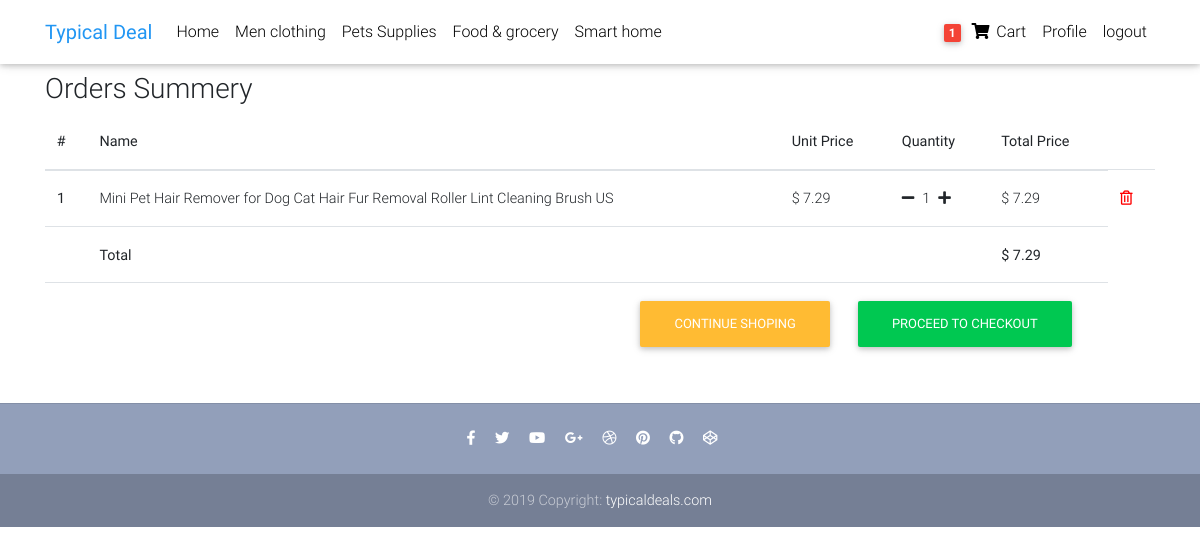
The app's page /cart/ (signed in) with its own data.
### products/models.py (models this page shows, shortened)
class Category (models.Model):
    name = models.CharField(max_length=200)
    pramry_category = models.BooleanField(default=False)
    def __str__(self):
        return self.name

class Order(models.Model):
    user = models.ForeignKey(user, on_delete=models.CASCADE )
    number = models.CharField(max_length=20, null=True, blank=True)
    order_items = models.ManyToManyField(Cart)
    ordered = models.BooleanField(default=False)
    created = models.DateTimeField(auto_now_add=True)
    billing_adress = models.ForeignKey('Adresse' ,related_name='Billing' ,on_delete=models.SET_NULL , null = True, blank = True)
    shipping_adress = models.ForeignKey('Adresse' ,related_name='Shipping' ,on_delete=models.SET_NULL , null = True, blank = True)
    payment = models.ForeignKey('Payment' , on_delete=models.SET_NULL , null = True, blank = True)
    coupon = models.ForeignKey('Coupon' , on_delete=models.CASCADE, null=True, blank=True)
    refunded_requested = models.BooleanField(default=False)
    refund_accepted = models.BooleanField(default=False)
    been_deliverd = models.BooleanField(default=False)
    arrived = models.BooleanField(default=False)
    def get_total(self):
        order = 0
        for order_price in self.order_items.all():
            order += order_price.get_item_total()
        if self.coupon is not None :
             return order - self.coupon.amount
        else:
            return order

class Cart(models.Model):
    user = models.ForeignKey(user, on_delete=models.CASCADE )
    quantity = models.IntegerField(default=1)
    item = models.ForeignKey(Product, on_delete=models.CASCADE)
    ordered = models.BooleanField(default=False)
    def get_item_total(self):
        return self.item.price * self.quantity

class Product(models.Model):
    main_image = models.ImageField(upload_to='products_images', null=True, blank=True)
    name = models.CharField(max_length=300)
    sub_name = models.CharField(max_length=300)
    descraption = RichTextField()
    price = models.FloatField()
    descount_price = models.FloatField()
    label = models.CharField(choices=LABEL_COLOR, max_length=1)
    category = models.ForeignKey(Category, on_delete=models.CASCADE ,null=True, blank=True)

### products/views.py (the view)
# urls.py: path('cart/', views.CartView, name='cart'),
def CartView(request):
    user= request.user
    carts = Cart.objects.filter(user=user,ordered=False)
    orders = Order.objects.filter(user=user, ordered=False)
    if carts.exists():
        if orders :
            order = orders[0]
            return render(request, 'products/cart.html', {'carts':carts, 'order':order})
        else:
            messages.warning(request, 'you dont have any item in the cart')
            return redirect('core:home')
    else:
        messages.warning(request, " you don't have an active order  ")
        return redirect('core:home')

### products/templatetags/cart_count.py (called while the page is built)
@register.filter
def counter(user):
    order = Order.objects.filter(user=user, ordered=False)
    if order.exists():
        return order[0].order_items.count()
    else:
        return 0

### products/templatetags/main_m.py (called while the page is built)
@register.inclusion_tag('products/navbar.html')
def Ctegories():
    context = {
        'tagscategories': Category.objects.all(),
         }
    return context

### products/templates/products/cart.html
{% extends 'products/base.html' %}
{% block content %}
<div class="table-responsive text-nowrap">
<h3>Orders Summery</h3>
    <table class="table">
      <thead>
        <tr>
          <th scope="col">#</th>
          <th scope="col">Name</th>
          <th scope="col">Unit Price</th>
          <th scope="col">Quantity</th>
          <th scope="col">Total Price</th>
        </tr>
      </thead>
      <tbody>
          {% for cart in carts %}
        <tr>
          <th scope="row">{{forloop.counter}}</th>
          <td>{{cart.item.name}}</td>
          <td>$ {{cart.item.price}}</td>
          <td><a href="{% url 'core:remove' cart.item.id %}"><i class="mr-2 fas fa-minus"></i></a>{{cart.quantity}}<a href="{% url 'core:AddToCart' cart.item.pk %}"><i class=" ml-2 fas fa-plus"></i></a></td>
          <td>$ {{cart.get_item_total}}</td>
          <td><a href="{% url 'core:DeleteItem' cart.item.id %}"><i style="color: red;" class="far fa-trash-alt"></i></a></td>
        </tr>
        {% endfor %}
        <tr>
          <th scope="row"></th>
          {% if order.coupon %}
          <td colspan="3"><b>Total after discount</b></td>
          <td><b>$ {{order.get_total_after_coupon}}</b></td>
          {% else %}
          <td colspan="3"><b>Total </b></td>
          <td><b>$ {{order.get_total}}</b></td>
          {% endif %}
        </tr>
        <tr>
          <th scope="row"></th>
          <td colspan="4" class="text-right ">
            <a href="{% url 'core:home' %}" class="btn btn-warning mr-4">Continue Shoping</a>
            <a href="{% url 'core:checkout' %}" class="btn btn-success mr-4">Proceed To Checkout</a>
          </td>
        </tr>
      </tbody>
    </table>
  </div>
{% endblock %}

### products/templates/products/base.html (shortened to what this page needs)
{% load static %}
{% load cart_count %}
{% load main_m %}
<!DOCTYPE html>
<html lang="en">
<head>
  <link rel="stylesheet" href="https://use.fontawesome.com/releases/v5.11.2/css/all.css">
  <link href="{% static 'products/css/bootstrap.min.css' %}" rel="stylesheet">
  <link href="{% static 'products/css/mdb.min.css' %}" rel="stylesheet %}" >
  <link href="{% static 'products/css/style.min.css' %}" rel="stylesheet %}">
</head>
<body>
  <nav class="navbar fixed-top navbar-expand-lg navbar-light white scrolling-navbar">
    <div class="container">
      <a class="navbar-brand " href="{% url 'core:home' %}" >
        <strong class="blue-text">Typical Deal</strong>
      </a>
      <div class="collapse navbar-collapse" id="navbarSupportedContent">
        <ul class="navbar-nav mr-auto">
          <li class="nav-item ">
            <a class="nav-link waves-effect" href="{% url 'core:home' %}" >Home
            </a>
          </li>
          {% Ctegories %}
        </ul>
        <ul class="navbar-nav nav-flex-icons">
          {% if request.user.is_authenticated %}
          <li class="nav-item">
            <a class="nav-link waves-effect" href="{% url 'core:cart' %}">
              <span class="badge red z-depth-1 mr-1"> {{ request.user|counter }} </span>
              <i class="fas fa-shopping-cart"></i>
              <span class="clearfix d-none d-sm-inline-block"> Cart </span>
            </a>
          </li>
          <li class="nav-item">
            <a class="nav-link waves-effect" href="{% url 'core:profile' request.user.user_profile.id %}">Profile</a>
          </li>
          <li class="nav-item">
            <a class="nav-link waves-effect" href="/accounts/logout">logout</a>
          </li>
          {% endif %}
        </ul>
      </div>
    </div>
  </nav>
  <main >
    <div class="container mt-5 pt-4">
      {% block content %}
      {% endblock %}
    </div>
  </main>
  <footer class="page-footer text-center font-small mt-4 wow fadeIn">
    <hr class="my-4">
    <div class="pb-4">
      <a href="https://www.facebook.com/mdbootstrap" target="_blank">
        <i class="fab fa-facebook-f mr-3"></i>
      </a>
      <a href="https://twitter.com/MDBootstrap" target="_blank">
        <i class="fab fa-twitter mr-3"></i>
      </a>
      <a href="https://www.youtube.com/watch?v=7MUISDJ5ZZ4" target="_blank">
        <i class="fab fa-youtube mr-3"></i>
      </a>
      <a href="https://plus.google.com/u/0/b/107863090883699620484" target="_blank">
        <i class="fab fa-google-plus-g mr-3"></i>
      </a>
      <a href="https://dribbble.com/mdbootstrap" target="_blank">
        <i class="fab fa-dribbble mr-3"></i>
      </a>
      <a href="https://pinterest.com/mdbootstrap" target="_blank">
        <i class="fab fa-pinterest mr-3"></i>
      </a>
      <a href="https://github.com/mdbootstrap/bootstrap-material-design" target="_blank">
        <i class="fab fa-github mr-3"></i>
      </a>
      <a href="http://codepen.io/mdbootstrap/" target="_blank">
        <i class="fab fa-codepen mr-3"></i>
      </a>
    </div>
    <div class="footer-copyright py-3">
      © 2019 Copyright:
      <a href="https://mdbootstrap.com/education/bootstrap/" target="_blank"> typicaldeals.com </a>
    </div>
  </footer>
</body>
</html>

### products/templates/products/navbar.html
{% load main_m %}
{% for category in tagscategories %}
<li class="nav-item">
    <a class="nav-link waves-effect" href="{% url 'core:productsoncategory' category.name %}" >{{category}}</a>
</li>
{% endfor %}

### products/templates/products/base.html (style rules this page uses)
html, body, header, .carousel { height: 60vh; }

### records on screen
Category: name "Men clothing"
Category: name "Pets Supplies"
Category: name "Food & grocery"
Category: name "Smart home"
Cart: item.name "Mini Pet Hair Remover for Dog Cat Hair Fur Removal Roller Lint Cleaning Brush US", item.price "7.29", quantity "1", get_item_total "7.29"
Order: get_total "7.29"

### other values on screen
{{ request.user|counter }} "1"
